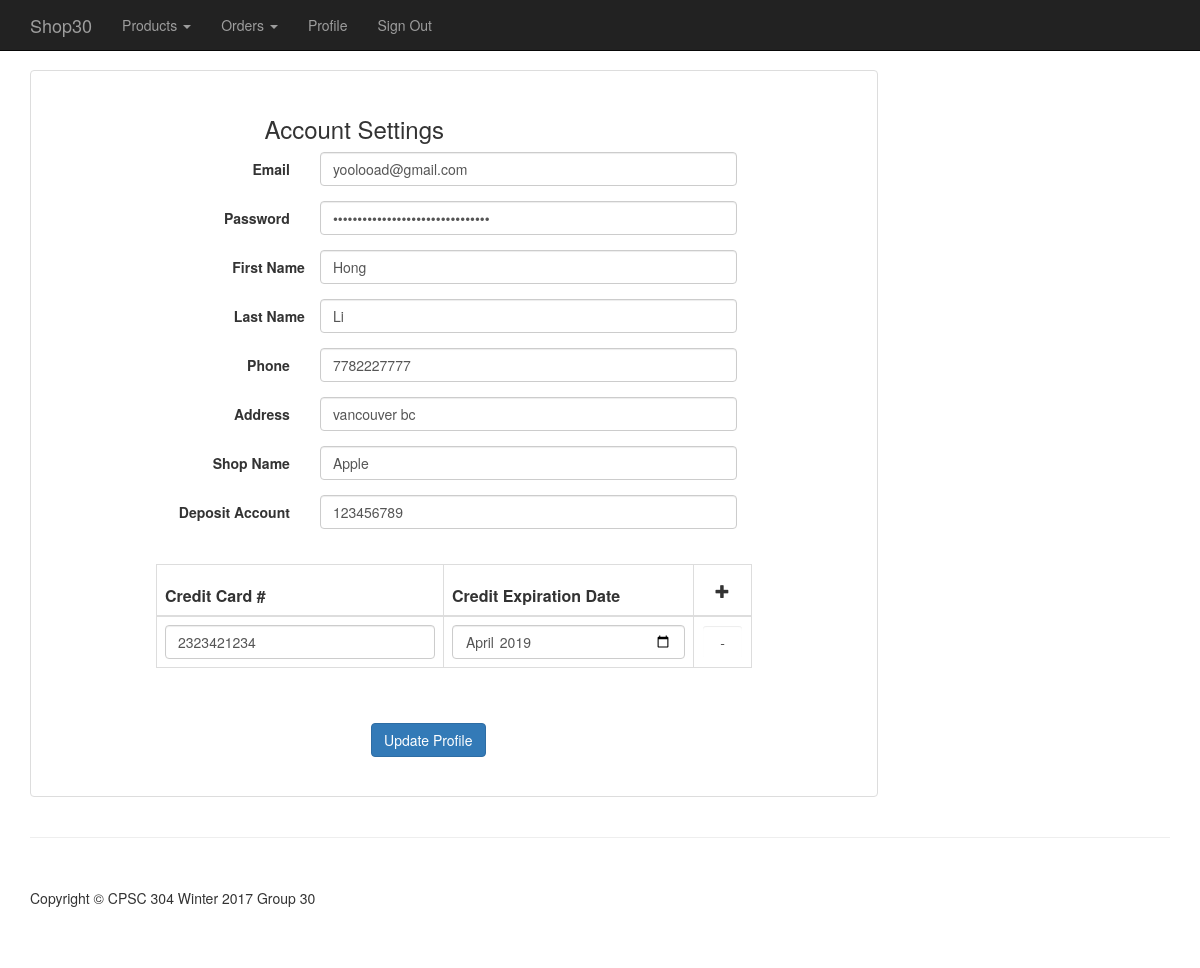
/frontend/php/profile.php (signed in), run on an earlier commit of the app's database.
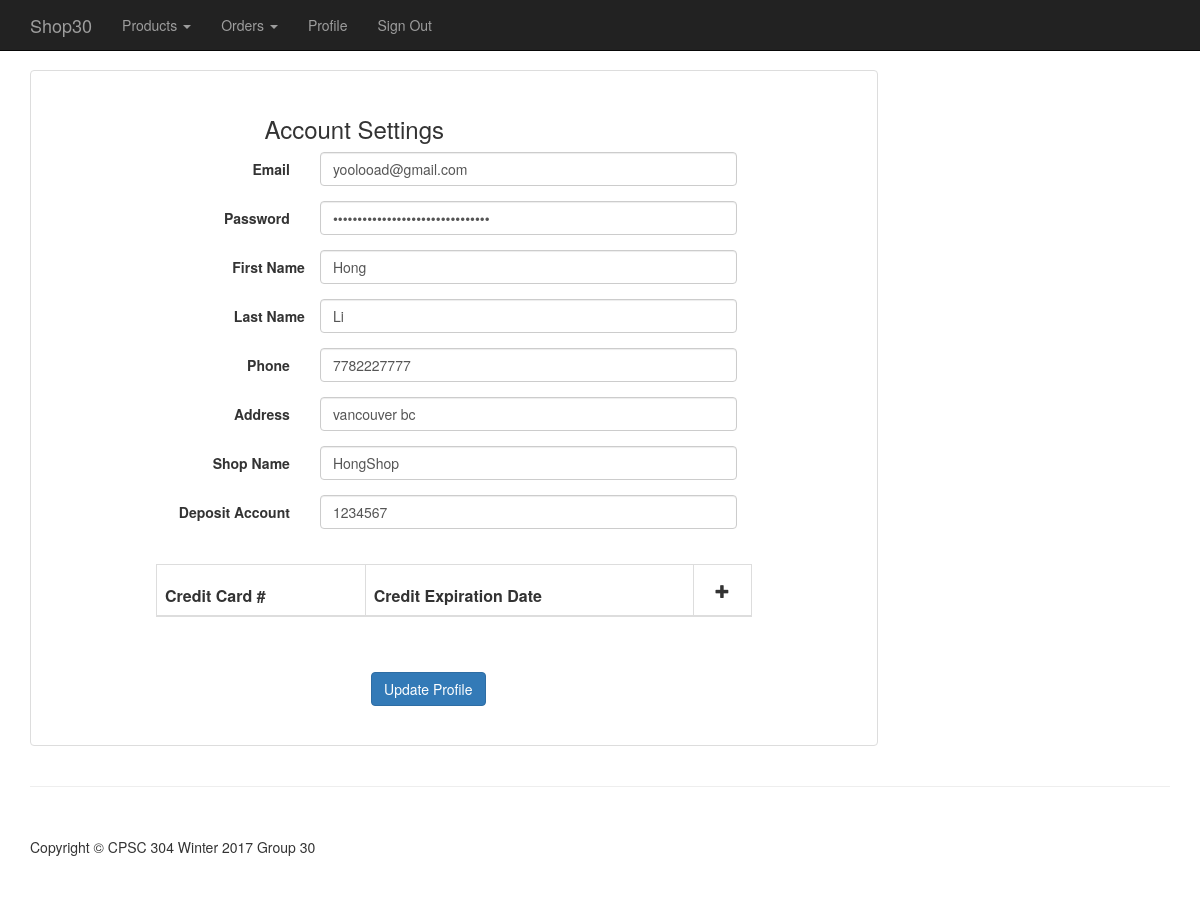
And on a later commit of the database.
### tables this page shows
CREATE TABLE `Retailers` (
  `PersonId` int(11) NOT NULL,
  `ShopName` char(15) NOT NULL,
  `DepositAccount` char(20) NOT NULL
);

CREATE TABLE `CreditCard` (
  `CardId` int(11) NOT NULL,
  `PersonId` int(11) NOT NULL,
  `CreditCard` char(19) NOT NULL,
  `CreditExpDate` date NOT NULL
);

### backend/core.inc.php (called while the page is built, shortened)
<?php
function getPersonId(){
	return $_SESSION['PersonId'];
}
?>

### backend/profile/getRetailer.php (called while the page is built)
<?php
function getRetailer(){
  global $con;
  $PersonId = getPersonId();
  $query = "SELECT ShopName, DepositAccount
    FROM Retailers WHERE PersonId=$PersonId";
  return mysqli_fetch_array(mysqli_query($con, $query));
}
 ?>

### backend/account/getCardList.php (called while the page is built)
<?php
function getCardList(){
  global $con;
  $PersonId = getPersonId();
  $query = "SELECT CardId, CreditCard, CreditExpDate
    FROM CreditCard WHERE PersonId=$PersonId";
  $obj = mysqli_query($con, $query);
  return $obj;
}
 ?>

### frontend/php/parts/profileBody.php (the view, shortened to what the changed rows need)
<?php
$retailer = getRetailer();
$cardList = getCardList();
if($retailer){
  $retailFields = "display:block";
} else {
  $retailCheck = "display:block";
  $retailFields = "display:none";
}
?>
<div class="container">
    <div class="row">
        <div class="col-md-9">
            <div class="thumbnail">
                <div class="caption-full" style="
                        padding-left: 140px;
                        padding-right: 140px;
                        padding-top: 25px;
                        padding-bottom: 25px;">
                   <form class="form-horizontal" action="profile.php" method="post">
                      <div class="form-group retailerRegister" style="<?php echo $retailFields; ?>">
                        <div class="col-sm-9">
                          <input type="text" class="form-control" name="ShopName" placeholder="Shop Name" value="<?php echo $retailer['ShopName']; ?>">
                        </div>
                      </div>
                      <div class="form-group retailerRegister" style="<?php echo $retailFields; ?>">
                        <div class="col-sm-9">
                          <input type="text" class="form-control" name="DepositAccount" placeholder="Deposit Account" value="<?php echo $retailer['DepositAccount']; ?>">
                        </div>
                      </div>
                      <br>
                      <div class="form-group" style="display:block">
                              <table class="table table-bordered table-hover" id="tableAddRow">
                                  <thead>
                                      <tr>
                                          <th><label class="control-label">Credit Card #</label></th>
                                          <th><label class="control-label">Credit Expiration Date</label></th>
                                          <th style="width:10px">
                                            <span class="glyphicon glyphicon-plus btn" onclick="addTableRow(this)"></span></th>
                                      </tr>
                                    </thead>
                                    <tbody>
                      <?php
                      if ($cardList->num_rows > 0){
                        while ( $card = mysqli_fetch_array($cardList, MYSQLI_ASSOC) ) {
                          $cardId = $card['CardId'];
                          $cardName = $card['CreditCard'];
                          $cardDate = date("Y-m", strtotime($card['CreditExpDate']));
                            echo "<tr>";
                              echo "<td><input type='text' class='form-control' name='CreditCard[]' placeholder='Credit Card' value='$cardName'></td>";
                              echo "<td><input type='month' class='form-control' name='CreditExpDate[]' value='$cardDate'></td>";
                              echo "<td><input type='text' style='display:none' class='form-control' name='CardId[]' value='$cardId'><input type='button' class='btn form-control' onclick='removeCard(this)' value='-'></input></td>";
                            echo '</tr>';
                        }
                      }
                       ?>
                     </tbody>
                        </table>
                      </div>
                      <br>
                    </form>
                </div>
            </div>
        </div>
    </div>
</div>

What changed in the data, as far as the page shows it:
no longer on this page (row edited): retailers: ShopName "Apple", DepositAccount "123456789"
no longer on this page (row edited): creditcard: CreditCard "2323421234", CreditExpDate "2019-04"
added retailers: ShopName "HongShop", DepositAccount "1234567"
